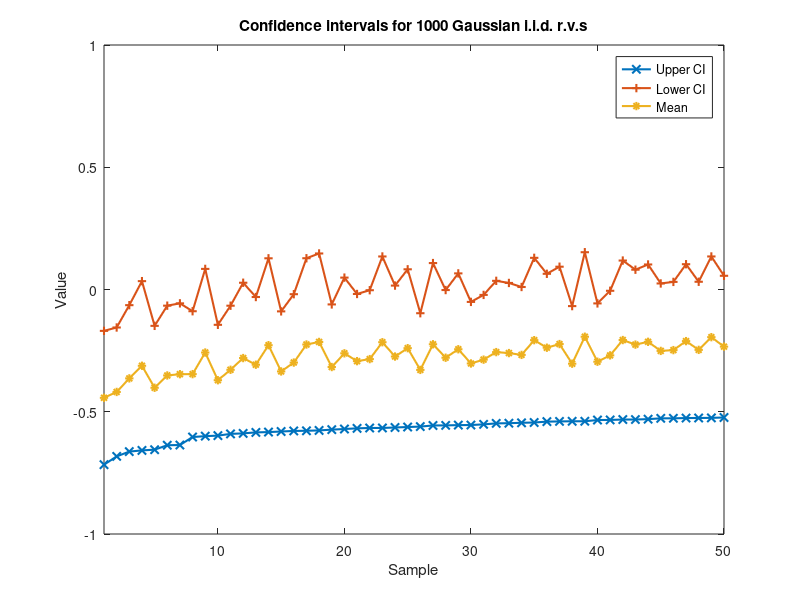

The MATLAB script that drew this image:
close all; clear global; clearvars;

CI = zeros(1000,2);
m = zeros(1000,1);
s = zeros(1000,1);

% Count how many times mean falls out of CI
times = 0;
pvalue = 0.05;
percentile = norminv(1-pvalue/2,0,1);

for a = 1:1000
    X = randn([1 48]);
    m(a) = sum(X) / length(X);
    X1 = (X - m(a)).^2;
    s(a) = sqrt(sum(X1) / (length(X)-1));
    CI(a,1) = m(a) - percentile*s(a) / sqrt(length(X));
    CI(a,2) = m(a) + percentile*s(a) / sqrt(length(X));
    if ( m(a) < CI(a,1) || m(a) > CI(a,2) )
        times = times + 1;
    end
end

[temp, order] = sort(CI(:,1));
CI = CI(order,:);
m = m(order);

% Split CI into lower and upper bound
CI_lower = CI(:,1);
CI_upper = CI(:,2);

figure('Name', 'Confidence intervals for 1000 Gaussian i.i.d. r.v.s')
plot(CI_lower, 'Linewidth', 1.5, 'Marker', 'x');
hold on;
plot(CI_upper, 'Linewidth', 1.5, 'Marker', '+');
hold on;
plot(m, 'Linewidth', 1.5, 'Marker', '*');
title('Confidence intervals for 1000 Gaussian i.i.d. r.v.s')
xlabel('Sample'); xlim([1 50]);
ylabel('Value');
legend('Upper CI', 'Lower CI', 'Mean');
print -deps CINormDistFor1000Times;
hold off;

fprintf("Times the mean falls out of the confidence interval is: %d\n", times);